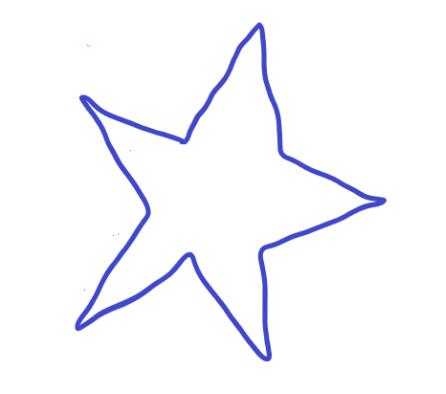
#> input picture OpenCV/ContourIslemleri/star.png, 446 x 394 px
$ python ConvexityDefects.py
#> lines starting #> are read from the running program, lines starting #| are printed output that depends on the picture; after the words box and inside, x2 and y2 are one past the last pixel; in counts of white or black regions, pixels touching at a corner belong together
import cv2

# Resmi yükle
img = cv2.imread("star.png")
#> img is the input picture: shape (394, 446, 3); mean B, G, R 253.1, 248.3, 248
gray = cv2.cvtColor(img, cv2.COLOR_BGR2GRAY)
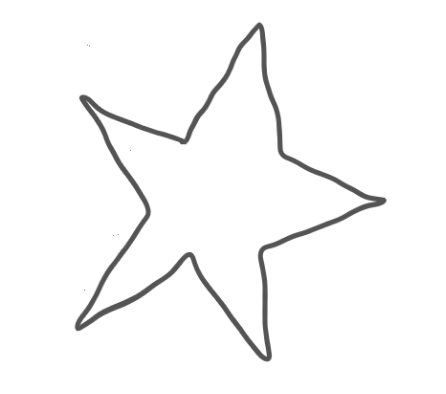
#> gray: shape (394, 446); min 84, max 255, mean 248.8

# --- DÜZELTME 1: THRESH_BINARY_INV kullanıyoruz ---
# Arka plan beyaz olduğu için, "Ters" threshold yaparak arka planı siyah,
# yıldız çizgilerini beyaz yapıyoruz.
_, thresh = cv2.threshold(gray, 127, 255, cv2.THRESH_BINARY_INV)
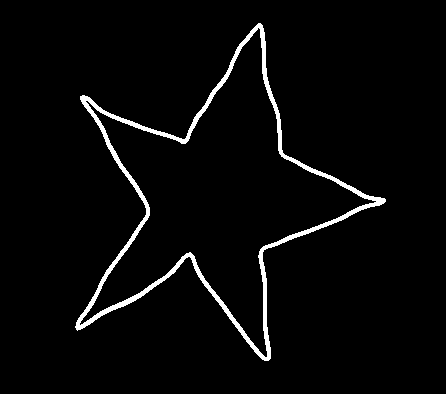
#> thresh: shape (394, 446); 3.2% white; 1 white region

# Sadece dış hatları bul (RETR_EXTERNAL)
contours, _ = cv2.findContours(thresh, cv2.RETR_EXTERNAL, cv2.CHAIN_APPROX_SIMPLE)
#> contours = 1 contour; box (x1, y1, x2, y2) and area: (75, 23, 386, 361) 37726

if len(contours) > 0:
    # --- DÜZELTME 2: En büyük konturu (yıldızı) seç ---
    cnt = max(contours, key=cv2.contourArea)
#> cnt = contour of 678 points, box (x1, y1, x2, y2) (75, 23, 386, 361), area 37726

    hull = cv2.convexHull(cnt, returnPoints=False)
#> hull = [677, 676, 556, 555, 443, 442, 441, 304, 303, 301, 300, 142, 140, 0]
    defects = cv2.convexityDefects(cnt, hull)
#> defects = [[0, 140, 73, 20312], [140, 142, 141, 114], [142, 300, 223, 17549], [301, 303, 302, 114], [304, 441, 384, 23247], [443, 555, 462, 17783], [556, 676, 635, 14586]]

    if defects is not None:
        for i in range(defects.shape[0]):
            s, e, f, d = defects[i, 0]
            start = tuple(cnt[s][0])
            end = tuple(cnt[e][0])
            far = tuple(cnt[f][0])

            # Çizgileri çiz
            cv2.line(img, start, end, [0, 255, 0], 2)
            # Girinti noktasına kırmızı nokta koy
            cv2.circle(img, far, 5, [0, 0, 255], -1)
#> this loop made 7 passes
#> (s, e, f, d, start, end, far) on passes 1 to 7: (0, 140, 73, 20312, (258, 23), (82, 95), (184, 139)), (140, 142, 141, 114, (82, 95), (80, 96), (81, 96)), (142, 300, 223, 17549, (80, 96), (75, 326), (146, 214)), (301, 303, 302, 114, (75, 327), (76, 329), (76, 328)), (304, 441, 384, 23247, (77, 330), (264, 360), (189, 256)), (443, 555, 462, 17783, (270, 358), (385, 201), (263, 250)), (556, 676, 635, 14586, (385, 199), (262, 25), (282, 152))
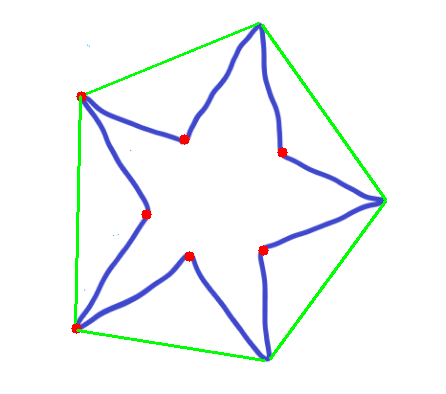
#> img: shape (394, 446, 3); 2.07% of pixels changed, all inside (x1, y1, x2, y2) = (71, 22, 387, 362)

    cv2.imshow("Defects", img)
    cv2.waitKey(0)
    cv2.destroyAllWindows()
else:
    print("Kontur bulunamadı.")
